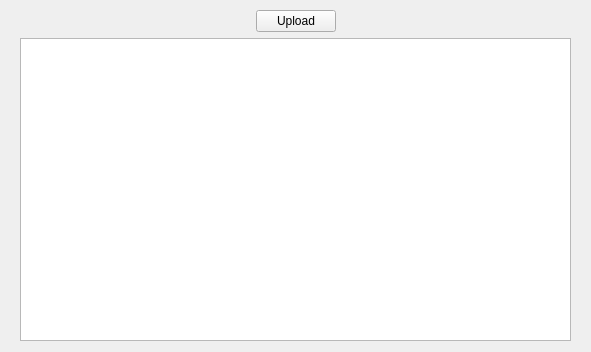
<?xml version="1.0" encoding="UTF-8"?>
<ui version="4.0">
 <class>Form</class>
 <widget class="QWidget" name="Form">
  <property name="geometry">
   <rect>
    <x>0</x>
    <y>0</y>
    <width>591</width>
    <height>352</height>
   </rect>
  </property>
  <property name="windowTitle">
   <string>Form</string>
  </property>
  <widget class="QWidget" name="verticalLayoutWidget">
   <property name="geometry">
    <rect>
     <x>20</x>
     <y>10</y>
     <width>551</width>
     <height>331</height>
    </rect>
   </property>
   <layout class="QVBoxLayout" name="verticalLayout">
    <item>
     <layout class="QHBoxLayout" name="horizontalLayout_2">
      <item>
       <spacer name="horizontalSpacer">
        <property name="orientation">
         <enum>Qt::Horizontal</enum>
        </property>
        <property name="sizeHint" stdset="0">
         <size>
          <width>40</width>
          <height>20</height>
         </size>
        </property>
       </spacer>
      </item>
      <item>
       <widget class="QPushButton" name="pushButton">
        <property name="text">
         <string>Upload</string>
        </property>
       </widget>
      </item>
      <item>
       <spacer name="horizontalSpacer_2">
        <property name="orientation">
         <enum>Qt::Horizontal</enum>
        </property>
        <property name="sizeHint" stdset="0">
         <size>
          <width>40</width>
          <height>20</height>
         </size>
        </property>
       </spacer>
      </item>
     </layout>
    </item>
    <item>
     <widget class="QTableView" name="tableView"/>
    </item>
   </layout>
  </widget>
  <zorder>verticalLayoutWidget</zorder>
  <zorder>pushButton</zorder>
 </widget>
 <resources/>
 <connections/>
</ui>
